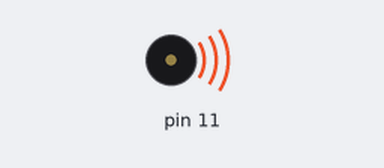
Recording of a sketch running on a simulated Arduino Uno, built with avr-gcc and run on an emulated ATmega328P. Shown: buzzer (waves = sounding).

Above: at 0.1 s.
At 19.1 s:
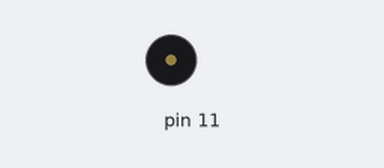
Timing chart, 0 to 20.6 s (numbered marks = the images above):
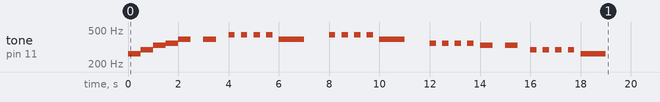

The sketch:

alle_meine_entchen.ino
```cpp
void setup() {
  tone(11, 262);
  delay(500);
  tone(11, 294);
  delay(500);
  tone(11, 330);
  delay(500);
  tone(11, 349);
  delay(500);
  tone(11, 392);
  delay(500);
  noTone(11);
  delay(500);
  tone(11, 392);
  delay(500);
  noTone(11);
  delay(500);
  tone(11, 440);
  delay(250);
  noTone(11);
  delay(250);
  tone(11, 440);
  delay(250);
  noTone(11);
  delay(250);
  tone(11, 440);
  delay(250);
  noTone(11);
  delay(250);
  tone(11, 440);
  delay(250);
  noTone(11);
  delay(250);
  tone(11, 392);
  delay(1000);
  noTone(11);
  delay(1000);
  tone(11, 440);
  delay(250);
  noTone(11);
  delay(250);
  tone(11, 440);
  delay(250);
  noTone(11);
  delay(250);
  tone(11, 440);
  delay(250);
  noTone(11);
  delay(250);
  tone(11, 440);
  delay(250);
  noTone(11);
  delay(250);
  tone(11, 392);
  delay(1000);
  noTone(11);
  delay(1000);
  tone(11, 349);
  delay(250);
  noTone(11);
  delay(250);
  tone(11, 349);
  delay(250);
  noTone(11);
  delay(250);
  tone(11, 349);
  delay(250);
  noTone(11);
  delay(250);
  tone(11, 349);
  delay(250);
  noTone(11);
  delay(250);
  tone(11, 330);
  delay(500);
  noTone(11);
  delay(500);
  tone(11, 330);
  delay(500);
  noTone(11);
  delay(500);
  tone(11, 294);
  delay(250);
  noTone(11);
  delay(250);
  tone(11, 294);
  delay(250);
  noTone(11);
  delay(250);
  tone(11, 294);
  delay(250);
  noTone(11);
  delay(250);
  tone(11, 294);
  delay(250);
  noTone(11);
  delay(250);
  tone(11, 262);
  delay(1000);
  noTone(11);
}

void loop(){
}
```
